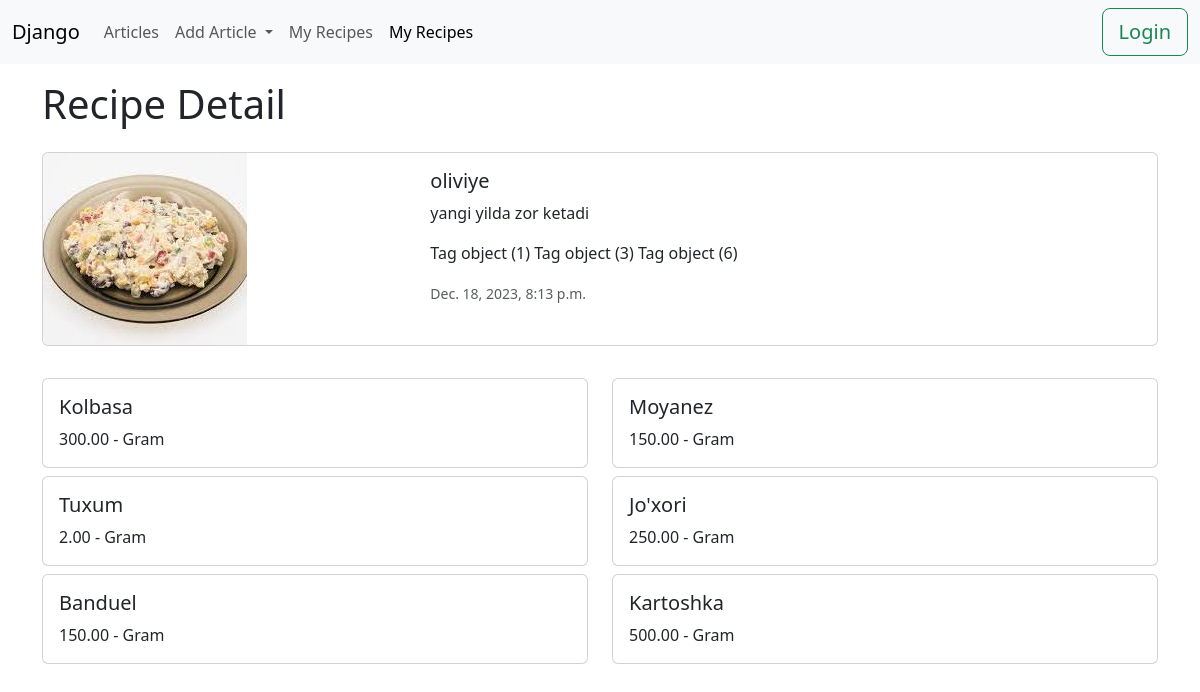
The page /recipe/detail/oliviye8720/ on the database its author committed.
### recipe/models.py (models this page shows, shortened)
class Recipe(models.Model):
    author = models.ForeignKey(User, on_delete=models.SET_NULL, null=True, blank=True)
    title = models.CharField(max_length=221)
    slug = models.SlugField(unique=True, editable=False, null=True)
    image = models.ImageField(upload_to='recipes/', null=True, blank=True)
    description = models.TextField()
    tags = models.ManyToManyField(Tag)
    created_date = models.DateTimeField(auto_now_add=True)

class Tag(models.Model):
    title = models.CharField(max_length=221)

class Ingredient(models.Model):
    UNIT = (
        (0, "Kilogram"),
        (1, "Gram"),
        (2, "Litre  "),
        (3, "Piece"),
    )
    recipe = models.ForeignKey(Recipe, on_delete=models.CASCADE, related_name="ingredients")  #<modelname>_set
    title = models.CharField(max_length=221)
    quantity = models.DecimalField(max_digits=10, decimal_places=2)
    unit = models.IntegerField(choices=UNIT, default=1)    # get_<field_name>_display
    is_active = models.BooleanField(default=True)

### recipe/views.py (the view)
# urls.py: path('detail/<slug:slug>/', recipe_detail, name='detail '),
def recipe_detail(request, slug):
    recipe = get_object_or_404(Recipe, slug=slug)
    is_author_lookup = Q(is_active=True)
    if request.user == recipe.author:
        is_author_lookup = Q()
    ingredients = Ingredient.objects.filter(Q(recipe_id=recipe.id) & is_author_lookup)
    is_author = request.user == recipe.author
    context = {
        'object': recipe,
        'ingredients': ingredients,
        'is_author': is_author
    }
    return render(request, 'recipe/detail.html', context)

### templates/recipe/detail.html (shortened to what this page needs)
{% extends 'base.html' %}
{% block header %}
    <h1> Recipe Detail</h1>
{% endblock %}
{% block content %}
    <div class="row">
        <div class="col-md-12">
            <div class="card mb-3 mt-3">
                <div class="row g-0">
                    <div class="col-md-4">
                        <img src="{{ object.image.url }}" class="img-fluid rounded-start" alt="">
                    </div>
                    <div class="col-md-8">
                        <div class="card-body">
                            <h5 class="card-title">{{ object.title }}</h5>
                            <p class="card-text">{{ object.description }}</p>
                            <p>
                                {% for tag in object.tags.all %}
                                    {{ tag }}
                                {% endfor %}
                            </p>
                            <p class="card-text"><small class="text-body-secondary">{{ object.created_date }}</small>
                            </p>
                        </div>
                    </div>
                </div>
            </div>
        </div>
    </div>
    <div class="row mb-4 mt-2">
        {% for ingredient in ingredients %}
            <div class="col-sm-6 mb-3 mb-sm-0 mt-2">
                <div class="card {% if not ingredient.it_active %}not_active{% endif %}">
                    <div class="card-body">
                        <h5 class="card-title">{{ ingredient.title }}</h5>
                        <p class="card-text">{{ ingredient.quantity }} - {{ ingredient.get_unit_display }}</p>
                    </div>
                </div>
            </div>
        {% endfor %}
    </div>
{% endblock %}

### templates/base.html (shortened to what this page needs)
{% load static %}
<!DOCTYPE html>
<html lang="en" xmlns="http://www.w3.org/1999/html">
<head>
    <link href="https://cdn.jsdelivr.net/npm/bootstrap@5.3.2/dist/css/bootstrap.min.css" rel="stylesheet"
>
    <link rel="stylesheet" href="{% static 'styles/index.css' %}">
</head>
<body>
{% include 'navbar.html' %}
<div class="container pt-3 ">
    {% block header %}{% endblock %}
    {% block content %}{% endblock %}
</div>
</body>
</html>

### templates/navbar.html (shortened to what this page needs)
<nav class="navbar navbar-expand-lg bg-body-tertiary">
    <div class="container-fluid">
        <a class="navbar-brand" href="/">Django</a>
        <div class="collapse navbar-collapse" id="navbarNav">
            <ul class="navbar-nav">
                <li class="nav-item">
                    <a class="nav-link" aria-current="page" href="{% url 'article:list' %}">Articles</a>
                </li>
                <li class="nav-item dropdown">
                    <a class="nav-link dropdown-toggle" href="#" role="button" data-bs-toggle="dropdown"
                       aria-expanded="false">
                        Add Article
                    </a>
                <li class="nav-item">
                    <a class="nav-link" aria-current="page" href="{% url 'recipe:list' %}">My Recipes</a>
                </li>
                <li class="nav-item">
                    <a class="nav-link active" aria-current="page" href="{% url 'recipe:my-list' %}">My Recipes</a>
                </li>
            </ul>
        </div>
        <div class="d-flex align-items-center">
            {% if request.user.is_authenticated %}
                <h4 class="">{{ request.user.username }}/</h4>
                <a href="{% url 'auth:logout' %}" class=" btn btn-outline-danger "> Logout </a>
            {% else %}
                <a href="{% url 'auth:login' %}" class="btn btn-outline-success btn-lg">Login</a>
            {% endif %}
        </div>
    </div>
</nav>

### rows shown on the page
Recipe: image (picture), title "oliviye", description "yangi yilda zor ketadi", created_date "Dec. 18, 2023, 8:13 p.m."
Tag: id "Tag object (1)"
Tag: id "Tag object (3)"
Tag: id "Tag object (6)"
Ingredient: title "Kolbasa", quantity "300.00", unit "Gram"
Ingredient: title "Moyanez", quantity "150.00", unit "Gram"
Ingredient: title "Tuxum", quantity "2.00", unit "Gram"
Ingredient: title "Jo'xori", quantity "250.00", unit "Gram"
Ingredient: title "Banduel", quantity "150.00", unit "Gram"
Ingredient: title "Kartoshka", quantity "500.00", unit "Gram"
